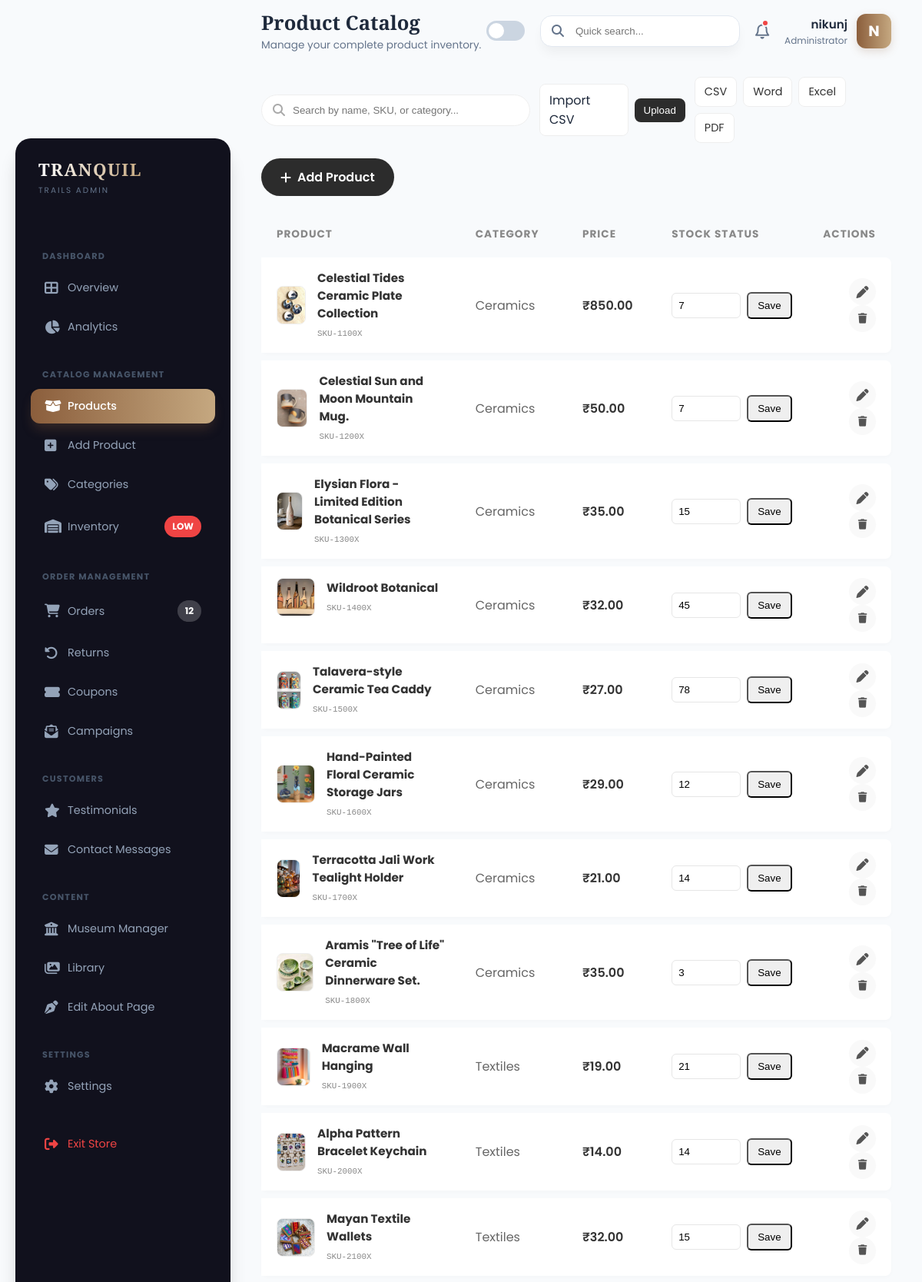
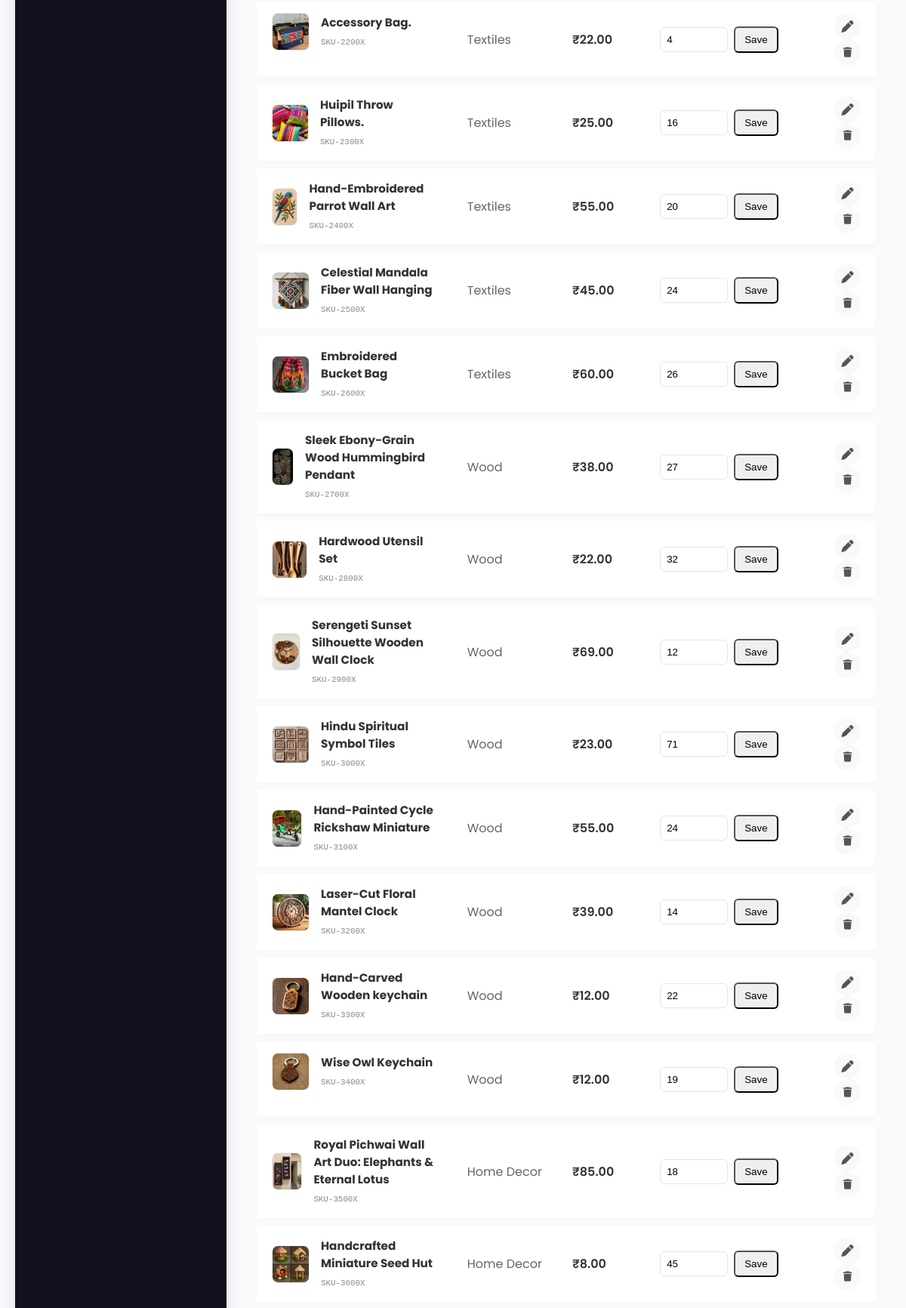
Page /admin-products/ (signed in, upper part) on the committed database (2 pictures, top to bottom).
### core/models.py (models this page shows, shortened)
class Product(models.Model):
    category = models.ForeignKey(Category, related_name='products', on_delete=models.CASCADE)
    name = models.CharField(max_length=200)
    slug = models.SlugField(unique=True)
    image = models.ImageField(upload_to='products/')
    description = models.TextField(blank=True)
    price = models.DecimalField(max_digits=10, decimal_places=2)
    stock = models.PositiveIntegerField(default=0)
    available = models.BooleanField(default=True)
    created_at = models.DateTimeField(auto_now_add=True)
    updated_at = models.DateTimeField(auto_now=True)

class Category(models.Model):
    name = models.CharField(max_length=100)
    slug = models.SlugField(unique=True)
    image = models.ImageField(upload_to='categories/', blank=True, null=True)
    class Meta:
        verbose_name_plural = "Categories"

### core/views.py (the view)
# urls.py: path('admin-products/', views.admin_products, name='admin_products'),
@login_required(login_url='login')
@user_passes_test(admin_only, login_url='login')
def admin_products(request):
    products = Product.objects.all().select_related('category')
    return render(request, 'admin/products.html', {
        'products': products
    })

### core/context_processors.py (called while the page is built)
def site_settings(request):
    settings_obj, _ = SiteSetting.objects.get_or_create(id=1)
    return {'site_settings': settings_obj}

### core/views.py (called while the page is built)
def admin_only(user):
    return user.is_authenticated and user.is_staff

### core/templates/admin/products.html (shortened to what this page needs)
{% extends 'admin/base_admin.html' %}
{% load static %}
{% block page_title %}Product Catalog{% endblock %}
{% block page_desc %}Manage your complete product inventory.{% endblock %}
{% block content %}
<div class="fade-in-up">
    <div style="display: flex; justify-content: space-between; align-items: center; margin-bottom: 30px; flex-wrap: wrap; gap: 20px;">
        <div style="position: relative; display:flex; gap:12px; align-items:center;">
            <div style="position: relative;">
                <i class="fas fa-search" style="position: absolute; left: 15px; top: 50%; transform: translateY(-50%); color: #aaa;"></i>
                <input type="text" id="productSearch" placeholder="Search by name, SKU, or category..."
                       style="padding: 12px 12px 12px 40px; border: 1px solid #eee; border-radius: 30px; width: 350px; outline: none; transition: 0.3s;"
                       onfocus="this.style.borderColor='#8b5e3c'; this.style.width='370px'"
                       onblur="this.style.borderColor='#eee'; this.style.width='350px'">
            </div>
            <form method="POST" action="{% url 'admin_import_products' %}" enctype="multipart/form-data" style="display:flex; gap:8px; align-items:center;">
                <label for="csvInput" style="background:#fff; border:1px solid #eee; padding:8px 12px; border-radius:8px; cursor:pointer;">Import CSV</label>
                <button type="submit" style="padding:8px 12px; border-radius:8px; background:#2c2c2c; color:white; border:none; cursor:pointer;">Upload</button>
            </form>
            <div class="export-actions">
                <a href="{% url 'admin_export_products_section' %}?format=csv" class="export-link">CSV</a>
                <a href="{% url 'admin_export_products_section' %}?format=word" class="export-link">Word</a>
                <a href="{% url 'admin_export_products_section' %}?format=excel" class="export-link">Excel</a>
                <a href="{% url 'admin_export_products_section' %}?format=pdf" class="export-link">PDF</a>
            </div>
        </div>
        <a href="{% url 'admin_add_product' %}"
           style="background: #2c2c2c; color: white; padding: 12px 25px; border-radius: 30px; text-decoration: none; font-weight: 600; display: flex; align-items: center; gap: 8px; transition: 0.3s;">
            <i class="fas fa-plus"></i> Add Product
        </a>
    </div>
    <table class="modern-table">
        <thead>
            <tr>
                <th>Product</th>
                <th>Category</th>
                <th>Price</th>
                <th>Stock Status</th>
                <th style="text-align: right;">Actions</th>
            </tr>
        </thead>
        <tbody id="productTableBody">
            {% for p in products %}
            <tr class="table-row">
                <td style="display: flex; align-items: center; gap: 15px;">
                    {% if p.image %}
                        <img src="{{ p.image.url }}" class="prod-img" alt="{{ p.name }}">
                    {% else %}
                        <div class="prod-img" style="display: flex; align-items: center; justify-content: center; color: #ccc;">
                            <i class="fas fa-image"></i>
                        </div>
                    {% endif %}
                    <div>
                        <strong style="display: block; color: #333; font-size: 0.95rem;">{{ p.name }}</strong>
                        <small style="color: #888; font-family: monospace;">SKU-{{ p.id }}00X</small>
                    </div>
                </td>
                <td style="color: #666;">
                    {% if p.category %}
                        {{ p.category.name }}
                    {% else %}
                        <span style="color: #aaa; font-style: italic;">Uncategorized</span>
                    {% endif %}
                </td>
                <td style="font-weight: 600; color: #333;">₹{{ p.price }}</td>
                <form method="POST" action="{% url 'admin_update_stock' p.id %}">
                    <td>
                        <div style="display:flex; align-items:center; gap:8px;">
                            <input type="number" name="stock" value="{{ p.stock|default:0 }}" min="0" class="stock-input" style="width:90px; padding:8px; border-radius:6px; border:1px solid #e6e6e6;">
                            <button type="submit" class="btn-update" style="padding:8px 12px; border-radius:6px;">Save</button>
                        </div>
                    </td>
                </form>
                <td style="text-align: right;">
                    <a href="{% url 'admin_edit_product' p.id %}" class="action-btn" title="Edit Details & View All" style="text-decoration: none;">
                        <i class="fas fa-pen"></i>
                    </a>
                    <form action="{% url 'admin_delete_product' p.id %}" method="POST" onsubmit="return confirm('Are you sure you want to delete {{ p.name }}?');" style="display: inline;">
                        <button type="submit" class="action-btn btn-delete" title="Delete Product" style="margin-left: 5px;">
                            <i class="fas fa-trash"></i>
                        </button>
                    </form>
                </td>
            </tr>
            {% endfor %}
        </tbody>
    </table>
</div>
{% endblock %}

### core/templates/admin/base_admin.html (shortened to what this page needs)
{% load static %}
<!DOCTYPE html>
<html lang="en" data-theme="light"> <head>
    <link rel="stylesheet" href="https://cdnjs.cloudflare.com/ajax/libs/font-awesome/6.4.0/css/all.min.css">
</head>
<body>
    <aside class="sidebar" id="sidebar">
        <div class="logo-area">
            <div>
                <div class="logo-text">TRANQUIL</div>
                <div class="logo-sub">Trails Admin</div>
            </div>
        </div>
        <div class="nav-scroller">
            <div class="nav-category">Dashboard</div>
            <div class="nav-item">
                <a href="{% url 'admin_dashboard' %}" class="nav-link {% if request.resolver_match.url_name == 'admin_dashboard' %}active{% endif %}">
                    <i class="fas fa-th-large"></i> <span>Overview</span>
                </a>
            </div>
            <div class="nav-item">
                <a href="{% url 'admin_analytics' %}" class="nav-link {% if request.resolver_match.url_name == 'admin_analytics' %}active{% endif %}">
                    <i class="fas fa-chart-pie"></i> <span>Analytics</span>
                </a>
            </div>
            <div class="nav-category">Catalog Management</div>
            <div class="nav-item">
                <a href="{% url 'admin_products' %}" class="nav-link {% if request.resolver_match.url_name == 'admin_products' %}active{% endif %}">
                    <i class="fas fa-box-open"></i> <span>Products</span>
                </a>
            </div>
            <div class="nav-item">
                <a href="{% url 'admin_add_product' %}" class="nav-link {% if request.resolver_match.url_name == 'admin_add_product' %}active{% endif %}">
                    <i class="fas fa-plus-square"></i> <span>Add Product</span>
                </a>
            </div>
            <div class="nav-item">
                <a href="{% url 'admin_categories' %}" class="nav-link {% if request.resolver_match.url_name == 'admin_categories' %}active{% endif %}">
                    <i class="fas fa-tags"></i> <span>Categories</span>
                </a>
            </div>
            <div class="nav-item">
                <a href="{% url 'admin_inventory' %}" class="nav-link {% if request.resolver_match.url_name == 'admin_inventory' %}active{% endif %}">
                    <i class="fas fa-warehouse"></i> <span>Inventory</span>
                    <span class="badge bg-danger">Low</span>
                </a>
            </div>
            <div class="nav-category">Order Management</div>
            <div class="nav-item">
                <a href="{% url 'admin_orders' %}" class="nav-link {% if request.resolver_match.url_name == 'admin_orders' %}active{% endif %}">
                    <i class="fas fa-shopping-cart"></i> <span>Orders</span>
                    <span class="badge bg-accent">12</span>
                </a>
            </div>
            <div class="nav-item">
                <a href="{% url 'admin_returns' %}" class="nav-link {% if request.resolver_match.url_name == 'admin_returns' %}active{% endif %}">
                    <i class="fas fa-undo-alt"></i> <span>Returns</span>
                </a>
            </div>
             <div class="nav-item">
                <a href="{% url 'admin_discounts' %}" class="nav-link {% if request.resolver_match.url_name == 'admin_discounts' %}active{% endif %}">
                    <i class="fas fa-ticket-alt"></i> <span>Coupons</span>
                </a>
            </div>
            <div class="nav-item">
                <a href="{% url 'admin_campaigns' %}" class="nav-link {% if request.resolver_match.url_name == 'admin_campaigns' %}active{% endif %}">
                    <i class="fas fa-envelope-open-text"></i> <span>Campaigns</span>
                </a>
            </div>
            <div class="nav-category">Customers</div>
           <div class="nav-item">
                <a href="{% url 'admin_reviews' %}" class="nav-link {% if request.resolver_match.url_name == 'admin_reviews' %}active{% endif %}">
                    <i class="fas fa-star"></i> <span>Testimonials</span>
                </a>
            </div>
                       <div class="nav-item">
                <a href="{% url 'admin_contact_messages' %}"
                class="nav-link {% if request.resolver_match.url_name == 'admin_contact_messages' %}active{% endif %}">
                    <i class="fas fa-envelope"></i> <span>Contact Messages</span>
                </a>
            </div>
            <div class="nav-category">Content</div>
            <div class="nav-item">
                <a href="{% url 'museum_manager' %}" class="nav-link {% if request.resolver_match.url_name == 'museum_manager' %}active{% endif %}">
                    <i class="fas fa-university"></i> <span>Museum Manager</span>
                </a>
            </div>
            <div class="nav-item">
                <a href="{% url 'admin_media' %}" class="nav-link {% if request.resolver_match.url_name == 'admin_media' %}active{% endif %}">
                    <i class="fas fa-images"></i> <span>Library</span>
                </a>
            </div>
             <div class="nav-item">
                <a href="{% url 'admin_about_editor' %}" class="nav-link {% if request.resolver_match.url_name == 'admin_about_editor' %}active{% endif %}">
                    <i class="fas fa-pen-nib"></i> <span>Edit About Page</span>
                </a>
            </div>
            <div class="nav-category">Settings</div>
            <div class="nav-item">
                <a href="{% url 'admin_settings' %}" class="nav-link {% if request.resolver_match.url_name == 'admin_settings' %}active{% endif %}">
                    <i class="fas fa-cog"></i> <span>Settings</span>
                </a>
            </div>
            <div class="nav-item">
                <a href="{% url 'home' %}" class="nav-link logout">
                    <i class="fas fa-sign-out-alt"></i> <span>Exit Store</span>
                </a>
            </div>
        </div>
    </aside>
    <div class="content-wrapper">
        <header class="top-header">
            <div class="header-left">
                <div class="page-title">
                    <h2>{% block page_title %}Dashboard{% endblock %}</h2>
                    <p>{% block page_desc %}Welcome back, Admin{% endblock %}</p>
                </div>
            </div>
            <div class="header-right">
                <div class="theme-switch-wrapper">
                    <label class="theme-switch" for="checkbox">
                        <div class="slider round">
                            <i class="fas fa-sun"></i>
                        </div>
                    </label>
                </div>
                <div class="search-box">
                    <i class="fas fa-search"></i>
                    <input type="text" placeholder="Quick search...">
                </div>
                <div class="notif-btn">
                    <i class="far fa-bell"></i>
                    <div class="notif-dot"></div>
                </div>
                <div class="user-profile">
                    <div class="user-info">
                        <span class="name">{{ user.first_name|default:user.username }}</span>
                        <span class="role">Administrator</span>
                    </div>
                    <div class="user-avatar">
                        {{ user.username|slice:":1"|upper }}
                    </div>
                </div>
            </div>
        </header>
        <div class="content-body">
            {% block content %}{% endblock %}
        </div>
    </div>
</body>
</html>

### core/templates/admin/products.html (style rules this page uses)
.modern-table { width: 100%; border-collapse: separate; border-spacing: 0 10px; }
.modern-table thead th { color: #888; font-size: 0.85rem; text-transform: uppercase; letter-spacing: 1px; padding: 0 20px 10px 20px; text-align: left; }
.table-row { background: white; box-shadow: 0 2px 5px rgba(0,0,0,0.02); border-radius: 8px; transition: transform 0.3s ease, box-shadow 0.3s ease; backface-visibility: hidden; -webkit-font-smoothing: antialiased; will-change: transform, box-shadow; }
.table-row td { padding: 15px 20px; vertical-align: middle; }
.table-row td:first-child { border-top-left-radius: 8px; border-bottom-left-radius: 8px; }
.table-row td:last-child { border-top-right-radius: 8px; border-bottom-right-radius: 8px; }
.prod-img { width: 50px; height: 50px; border-radius: 8px; object-fit: cover; background: #f4f4f4; border: 1px solid #eee; }
.badge { padding: 5px 10px; border-radius: 20px; font-size: 0.75rem; font-weight: 700; text-transform: uppercase; }
.action-btn { width: 35px; height: 35px; border-radius: 50%; border: none; display: inline-flex; align-items: center; justify-content: center; cursor: pointer; transition: 0.2s; background: #f9f9f9; color: #555; }
.export-actions { display: flex; gap: 8px; flex-wrap: wrap; }
.export-link { background: #fff; border: 1px solid #eee; padding: 8px 12px; border-radius: 8px; text-decoration: none; color: #333; font-size: 0.9rem; transition: 0.2s; }

### rows in the picture
Product: image (picture), name "Celestial Tides Ceramic Plate Collection", id "11", category.name "Ceramics", price "850.00", stock "7"
Product: image (picture), name "Celestial Sun and Moon Mountain Mug.", id "12", category.name "Ceramics", price "50.00", stock "7"
Product: image (picture), name "Elysian Flora - Limited Edition Botanical Series", id "13", category.name "Ceramics", price "35.00", stock "15"
Product: image (picture), name "Wildroot Botanical", id "14", category.name "Ceramics", price "32.00", stock "45"
Product: image (picture), name "Talavera-style Ceramic Tea Caddy", id "15", category.name "Ceramics", price "27.00", stock "78"
Product: image (picture), name "Hand-Painted Floral Ceramic Storage Jars", id "16", category.name "Ceramics", price "29.00", stock "12"
Product: image (picture), name "Terracotta Jali Work Tealight Holder", id "17", category.name "Ceramics", price "21.00", stock "14"
Product: image (picture), name "Aramis \"Tree of Life\" Ceramic Dinnerware Set.", id "18", category.name "Ceramics", price "35.00", stock "3"
Product: image (picture), name "Macrame Wall Hanging", id "19", category.name "Textiles", price "19.00", stock "21"
Product: image (picture), name "Alpha Pattern Bracelet Keychain", id "20", category.name "Textiles", price "14.00", stock "14"
Product: image (picture), name "Mayan Textile Wallets", id "21", category.name "Textiles", price "32.00", stock "15"
Product: image (picture), name "Accessory Bag.", id "22", category.name "Textiles", price "22.00", stock "4"
Product: image (picture), name "Huipil Throw Pillows.", id "23", category.name "Textiles", price "25.00", stock "16"
Product: image (picture), name "Hand-Embroidered Parrot Wall Art", id "24", category.name "Textiles", price "55.00", stock "20"
Product: image (picture), name "Celestial Mandala Fiber Wall Hanging", id "25", category.name "Textiles", price "45.00", stock "24"
Product: image (picture), name "Embroidered Bucket Bag", id "26", category.name "Textiles", price "60.00", stock "26"
Product: image (picture), name "Sleek Ebony-Grain Wood Hummingbird Pendant", id "27", category.name "Wood", price "38.00", stock "27"
Product: image (picture), name "Hardwood Utensil Set", id "28", category.name "Wood", price "22.00", stock "32"
Product: image (picture), name "Serengeti Sunset Silhouette Wooden Wall Clock", id "29", category.name "Wood", price "69.00", stock "12"
Product: image (picture), name "Hindu Spiritual Symbol Tiles", id "30", category.name "Wood", price "23.00", stock "71"
Product: image (picture), name "Hand-Painted Cycle Rickshaw Miniature", id "31", category.name "Wood", price "55.00", stock "24"
Product: image (picture), name "Laser-Cut Floral Mantel Clock", id "32", category.name "Wood", price "39.00", stock "14"
Product: image (picture), name "Hand-Carved Wooden keychain", id "33", category.name "Wood", price "12.00", stock "22"
Product: image (picture), name "Wise Owl Keychain", id "34", category.name "Wood", price "12.00", stock "19"
Product: image (picture), name "Royal Pichwai Wall Art Duo: Elephants & Eternal Lotus", id "35", category.name "Home Decor", price "85.00", stock "18"
Product: image (picture), name "Handcrafted Miniature Seed Hut", id "36", category.name "Home Decor", price "8.00", stock "45"

### other values in the picture
{{ user.first_name|default:user.username }} "nikunj"
{{ user.username|slice:":1"|upper }} "N"
